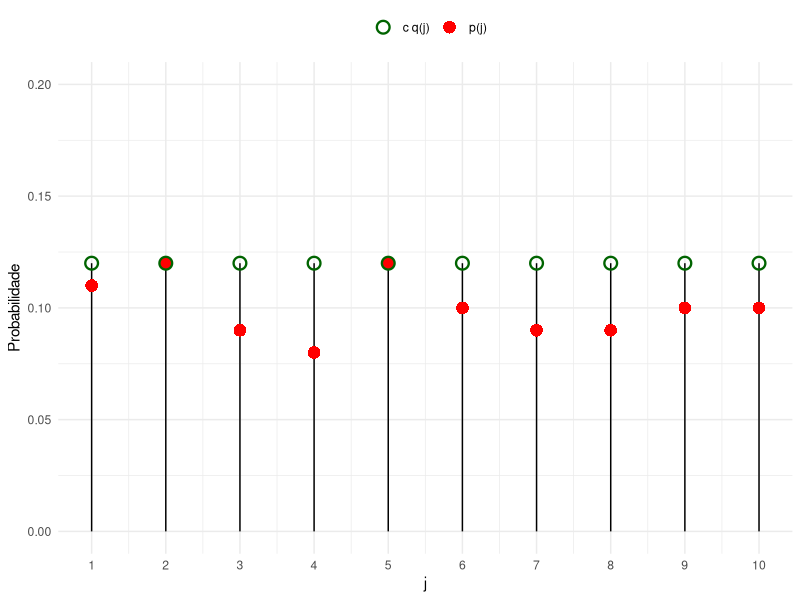

The R source for this figure:
## ---- chunk 1
library(ggplot2)

# Valores de j e probabilidades p_j (alvo) e q_j (proposta)
valores_j <- 1:10
p_j <- c(0.11, 0.12, 0.09, 0.08, 0.12, 0.10, 0.09, 0.09, 0.10, 0.10)
q_j <- rep(1 / 10, length(p_j))  # proposta: uniforme discreta em {1, ..., 10}

# Menor constante que satisfaz p_j <= cte * q_j para todo j.
# Chamamos de `cte` (e não de `c`) para não esconder a função c() do R
cte <- max(p_j / q_j)

# Data frame no formato longo: uma linha para cada par (j, curva)
df <- data.frame(
  j = rep(valores_j, 2),
  prob = c(p_j, cte * q_j),
  curva = rep(c("p(j)", "c q(j)"), each = length(valores_j))
)

# As hastes vão de 0 até c*q_j, o "teto" da região de propostas
df_hastes <- data.frame(j = valores_j, teto = cte * q_j)

# O teto é desenhado como círculo vazado: assim, quando p_j = c*q_j (em j = 2 e
# j = 5) o ponto vermelho continua visível por dentro do círculo verde
ggplot(df, aes(x = j, y = prob, color = curva, shape = curva)) +
  geom_segment(data = df_hastes, aes(x = j, xend = j, y = 0, yend = teto),
               inherit.aes = FALSE, color = "black") +
  geom_point(size = 3.5, stroke = 1.2) +
  scale_color_manual(values = c("p(j)" = "red", "c q(j)" = "darkgreen"), name = "") +
  scale_shape_manual(values = c("p(j)" = 16, "c q(j)" = 1), name = "") +
  scale_x_continuous(breaks = valores_j) +
  ylim(0, 0.2) +
  labs(x = "j", y = "Probabilidade") +
  theme_minimal() +
  theme(legend.position = "top")
## ---- chunk 2
set.seed(42)

# --- Parâmetros do problema ---

valores_j <- 1:10
p_j <- c(0.11, 0.12, 0.09, 0.08, 0.12, 0.10, 0.09, 0.09, 0.10, 0.10)
q_j <- rep(1 / 10, 10)
cte <- max(p_j / q_j)

# --- Método da rejeição ---

n_amostras <- 1000
amostras <- c()      # guarda os valores aceitos
n_propostas <- 0     # conta quantas vezes o passo 1 foi executado

while (length(amostras) < n_amostras) {
  # Passo 1: gerar Y da proposta (uniforme discreta em {1, ..., 10})
  y <- sample(valores_j, 1)
  n_propostas <- n_propostas + 1

  # Passo 2: gerar U ~ Unif(0,1)
  u <- runif(1)

  # Passo 3: aceitar y com probabilidade p_y / (c * q_y).
  # Como o suporte é 1, ..., 10, o próprio valor y serve de índice do vetor
  razao <- p_j[y] / (cte * q_j[y])

  if (u <= razao) {
    amostras <- c(amostras, y)
  }
}

# --- Resultados ---

cat("Primeiras 20 amostras geradas:\n")
print(amostras[1:20])

cat("\nPropostas geradas:", n_propostas, "\n")
cat("Taxa de aceitação observada:", round(n_amostras / n_propostas, 3), "\n")
cat("Taxa de aceitação teórica (1/c):", round(1 / cte, 3), "\n")

# Tabela de frequência (factor com levels garante que todos os j apareçam,
# mesmo os que porventura não tenham sido sorteados)
tabela_freq <- table(factor(amostras, levels = valores_j))

comparacao <- data.frame(
  j = valores_j,
  freq_absoluta = as.integer(tabela_freq),
  freq_relativa = as.numeric(tabela_freq) / n_amostras,
  p_j = p_j
)

cat("\nFrequências dos", n_amostras, "valores gerados:\n")
print(comparacao, row.names = FALSE)
